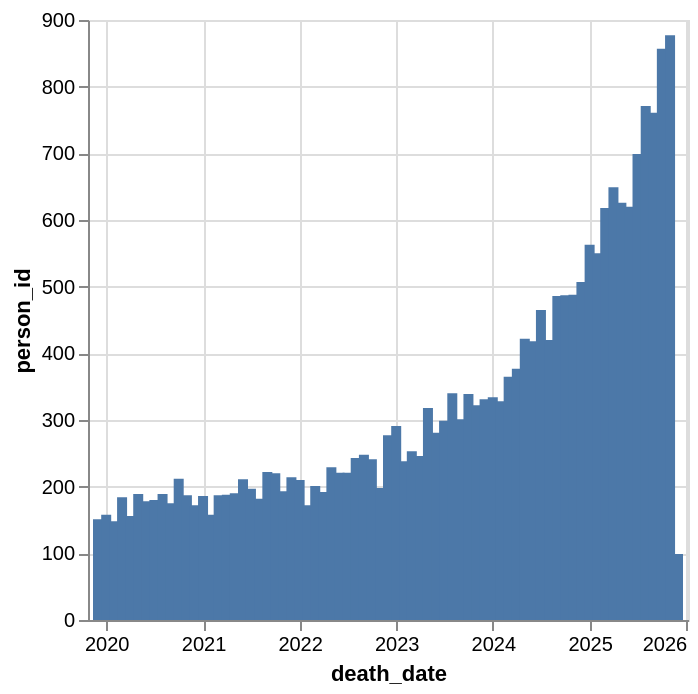

The code cell stored with this chart in its notebook:
### Code cell
alt.Chart(death_dates_summary).mark_bar().encode(
    x='death_date:T',
    y='person_id:Q'
)

### Figure 1 — Vega-Lite specification as saved in the notebook (floating-point values rounded to 4 significant figures)
{"config": {"view": {"continuousWidth": 300, "continuousHeight": 300}}, "data": {"name": "data-a1208e79ba85cac7f5c732c4adf898d7"}, "mark": {"type": "bar"}, "encoding": {"x": {"field": "death_date", "type": "temporal"}, "y": {"field": "person_id", "type": "quantitative"}}, "$schema": "https://vega.github.io/schema/vega-lite/v6.4.1.json", "datasets": {"data-a1208e79ba85cac7f5c732c4adf898d7": [{"death_date": "2019-12", "person_id": 151}, {"death_date": "2020-01", "person_id": 158}, {"death_date": "2020-02", "person_id": 148}, {"death_date": "2020-03", "person_id": 184}, {"death_date": "2020-04", "person_id": 156}, {"death_date": "2020-05", "person_id": 189}, {"death_date": "2020-06", "person_id": 178}, {"death_date": "2020-07", "person_id": 180}, {"death_date": "2020-08", "person_id": 189}, {"death_date": "2020-09", "person_id": 175}, {"death_date": "2020-10", "person_id": 212}, {"death_date": "2020-11", "person_id": 187}, {"death_date": "2020-12", "person_id": 172}, {"death_date": "2021-01", "person_id": 186}, {"death_date": "2021-02", "person_id": 158}, {"death_date": "2021-03", "person_id": 187}, {"death_date": "2021-04", "person_id": 188}, {"death_date": "2021-05", "person_id": 190}, {"death_date": "2021-06", "person_id": 211}, {"death_date": "2021-07", "person_id": 197}, {"death_date": "2021-08", "person_id": 182}, {"death_date": "2021-09", "person_id": 222}, {"death_date": "2021-10", "person_id": 220}, {"death_date": "2021-11", "person_id": 193}, {"death_date": "2021-12", "person_id": 214}, {"death_date": "2022-01", "person_id": 210}, {"death_date": "2022-02", "person_id": 172}, {"death_date": "2022-03", "person_id": 201}, {"death_date": "2022-04", "person_id": 192}, {"death_date": "2022-05", "person_id": 229}, {"death_date": "2022-06", "person_id": 221}, {"death_date": "2022-07", "person_id": 221}, {"death_date": "2022-08", "person_id": 243}, {"death_date": "2022-09", "person_id": 248}, {"death_date": "2022-10", "person_id": 241}, {"death_date": "2022-11", "person_id": 198}, {"death_date": "2022-12", "person_id": 277}, {"death_date": "2023-01", "person_id": 291}, {"death_date": "2023-02", "person_id": 238}, {"death_date": "2023-03", "person_id": 253}, {"death_date": "2023-04", "person_id": 246}, {"death_date": "2023-05", "person_id": 318}, {"death_date": "2023-06", "person_id": 281}, {"death_date": "2023-07", "person_id": 299}, {"death_date": "2023-08", "person_id": 340}, {"death_date": "2023-09", "person_id": 301}, {"death_date": "2023-10", "person_id": 339}, {"death_date": "2023-11", "person_id": 322}, {"death_date": "2023-12", "person_id": 331}, {"death_date": "2024-01", "person_id": 334}, {"death_date": "2024-02", "person_id": 328}, {"death_date": "2024-03", "person_id": 365}, {"death_date": "2024-04", "person_id": 377}, {"death_date": "2024-05", "person_id": 422}, {"death_date": "2024-06", "person_id": 418}, {"death_date": "2024-07", "person_id": 465}, {"death_date": "2024-08", "person_id": 420}, {"death_date": "2024-09", "person_id": 486}, {"death_date": "2024-10", "person_id": 487}, {"death_date": "2024-11", "person_id": 488}, {"death_date": "2024-12", "person_id": 507}, {"death_date": "2025-01", "person_id": 563}, {"death_date": "2025-02", "person_id": 550}, {"death_date": "2025-03", "person_id": 618}, {"death_date": "2025-04", "person_id": 649}, {"death_date": "2025-05", "person_id": 626}, {"death_date": "2025-06", "person_id": 620}, {"death_date": "2025-07", "person_id": 699}, {"death_date": "2025-08", "person_id": 771}, {"death_date": "2025-09", "person_id": 761}, {"death_date": "2025-10", "person_id": 857}, {"death_date": "2025-11", "person_id": 877}, {"death_date": "2025-12", "person_id": 99}]}}
